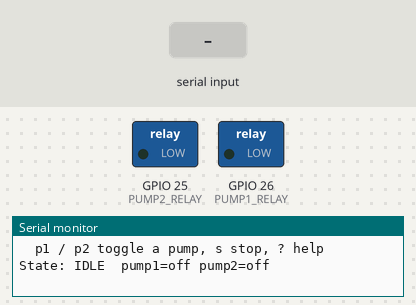
Recording of a sketch running on a simulated ESP32. Shown: switched loads named in the sketch (green lamp = pin HIGH), the last lines printed to the serial monitor. Inputs (shaded band) come from the test bench.

Above: at 1.7 s.
1.8 s: "p1\n" received over Serial
At 2.8 s:
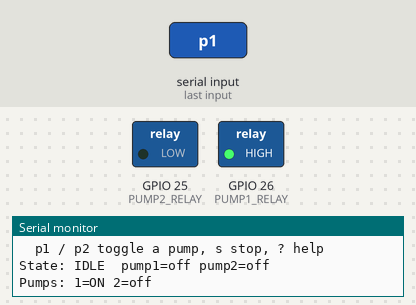
3.3 s: "p2\n" received over Serial
At 3.9 s:
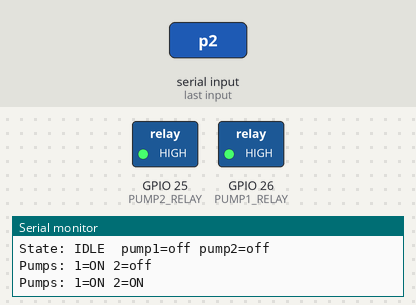
4.8 s: "p1\n" received over Serial
At 5.1 s:
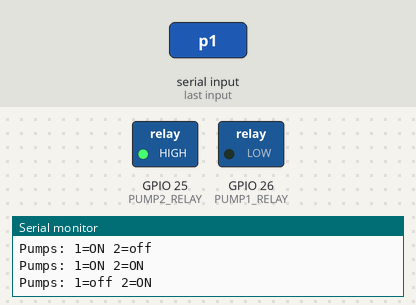
Timing chart, 0 to 7.8 s (numbered marks = the images above; inputs shaded):
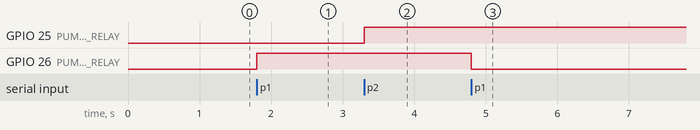

Measured:
- after the input at 1.8 s, GPIO 26 (PUMP1_RELAY): LOW → HIGH at once
- after the input at 3.3 s, GPIO 25 (PUMP2_RELAY): LOW → HIGH at once
- after the input at 4.8 s, GPIO 26 (PUMP1_RELAY): HIGH → LOW at once

The sketch:

serial_spray_test.ino
```cpp
/*
 * Wired spray test — no WiFi, no Blynk.
 *
 * Same spray rules as ai_nozzle_pumps, but the damage % is typed in the
 * Serial Monitor (115200 baud, line ending "Newline") instead of coming
 * from the app via Blynk V4.
 *
 * Commands:
 *   0–100   damage %  -> auto spray by the rules below
 *   p1      toggle pump 1 (manual)
 *   p2      toggle pump 2 (manual)
 *   s       stop everything
 *   ?       show rules and state
 *
 * Rules (keep in sync with ai_nozzle_pumps / AppConfig):
 *   < 15 %   no spray
 *   15–24 %  pump 1, 3 s        25–34 %  pump 1, 5 s
 *   35–49 %  pump 1 + 2, 7 s    >= 50 %  pump 1 + 2, 10 s
 */

/******************** RELAY PINS ********************/
#if CONFIG_IDF_TARGET_ESP32S3
#define PUMP1_RELAY 15
#define PUMP2_RELAY 16
#else
#define PUMP1_RELAY 26
#define PUMP2_RELAY 25
#endif

#define RELAY_ACTIVE_HIGH 1

#if RELAY_ACTIVE_HIGH
#define RELAY_ON  HIGH
#define RELAY_OFF LOW
#else
#define RELAY_ON  LOW
#define RELAY_OFF HIGH
#endif

/******************** SPRAY SETTINGS ********************/
#define SPRAY_MIN_DAMAGE   15
#define BOTH_PUMPS_DAMAGE  35

#define SPRAY_MS_MEDIUM    3000   // 15–24 %
#define SPRAY_MS_MEDIUM2   5000   // 25–34 %
#define SPRAY_MS_HIGH      7000   // 35–49 %
#define SPRAY_MS_SEVERE   10000   // ≥ 50 %

#define COOLDOWN_MS        5000
#define MANUAL_MAX_MS     60000

/******************** STATE ********************/
enum Mode { IDLE, AUTO_SPRAY, MANUAL };

Mode mode = IDLE;
unsigned long modeStart = 0;
unsigned long modeDuration = 0;
unsigned long lastSprayEnd = 0;
bool hasSprayed = false;
bool pump1On = false;
bool pump2On = false;
String line;

void setPumps(bool p1, bool p2) {
  pump1On = p1;
  pump2On = p2;
  digitalWrite(PUMP1_RELAY, p1 ? RELAY_ON : RELAY_OFF);
  digitalWrite(PUMP2_RELAY, p2 ? RELAY_ON : RELAY_OFF);
  Serial.printf("Pumps: 1=%s 2=%s\n", p1 ? "ON" : "off", p2 ? "ON" : "off");
}

void enterMode(Mode next, unsigned long durationMs) {
  mode = next;
  modeStart = millis();
  modeDuration = durationMs;
}

void stopAll() {
  if (mode == AUTO_SPRAY) {
    lastSprayEnd = millis();
    hasSprayed = true;
  }
  setPumps(false, false);
  enterMode(IDLE, 0);
}

unsigned long sprayDurationFor(int damage) {
  if (damage < 25) return SPRAY_MS_MEDIUM;
  if (damage < 35) return SPRAY_MS_MEDIUM2;
  if (damage < 50) return SPRAY_MS_HIGH;
  return SPRAY_MS_SEVERE;
}

void printHelp() {
  Serial.println("Type a damage % (0-100) and press Enter.");
  Serial.println("  <15 none | 15-24 P1 3s | 25-34 P1 5s | 35-49 P1+P2 7s | >=50 P1+P2 10s");
  Serial.println("  p1 / p2 toggle a pump, s stop, ? help");
  Serial.printf("State: %s  pump1=%s pump2=%s\n",
                mode == IDLE ? "IDLE" : mode == AUTO_SPRAY ? "AUTO_SPRAY" : "MANUAL",
                pump1On ? "ON" : "off", pump2On ? "ON" : "off");
}

void handleDamage(int damage) {
  Serial.printf("Damage received: %d%%\n", damage);

  if (damage < SPRAY_MIN_DAMAGE) {
    Serial.println("Below spray threshold - no spray");
    return;
  }
  if (mode != IDLE) {
    Serial.println("Pumps busy - ignoring");
    return;
  }
  if (hasSprayed && millis() - lastSprayEnd < COOLDOWN_MS) {
    Serial.printf("Cooldown - ignoring (%lu ms left)\n",
                  COOLDOWN_MS - (millis() - lastSprayEnd));
    return;
  }

  bool both = damage >= BOTH_PUMPS_DAMAGE;
  unsigned long duration = sprayDurationFor(damage);
  Serial.printf("===== AUTO SPRAY: %s for %lu ms =====\n",
                both ? "pump 1 + 2" : "pump 1", duration);
  setPumps(true, both);
  enterMode(AUTO_SPRAY, duration);
}

void toggleManual(int pump) {
  bool p1 = mode == MANUAL && pump1On;
  bool p2 = mode == MANUAL && pump2On;
  if (pump == 1) p1 = !p1; else p2 = !p2;
  setPumps(p1, p2);
  if (p1 || p2) enterMode(MANUAL, MANUAL_MAX_MS);
  else enterMode(IDLE, 0);
}

void handleLine(String cmd) {
  cmd.trim();
  cmd.toLowerCase();
  if (cmd.length() == 0) return;

  if (cmd == "s") { stopAll(); Serial.println("Stopped"); return; }
  if (cmd == "?") { printHelp(); return; }
  if (cmd == "p1") { toggleManual(1); return; }
  if (cmd == "p2") { toggleManual(2); return; }

  for (unsigned int i = 0; i < cmd.length(); i++) {
    if (!isDigit(cmd[i])) {
      Serial.printf("Unknown command \"%s\" - type ? for help\n", cmd.c_str());
      return;
    }
  }
  handleDamage(constrain(cmd.toInt(), 0, 100));
}

void setup() {
  // Set the OFF level before enabling the pins as outputs so the
  // relays don't click on at boot.
  digitalWrite(PUMP1_RELAY, RELAY_OFF);
  digitalWrite(PUMP2_RELAY, RELAY_OFF);
  pinMode(PUMP1_RELAY, OUTPUT);
  pinMode(PUMP2_RELAY, OUTPUT);

  Serial.begin(115200);
  delay(500);
  Serial.println("\n===== WIRED SPRAY TEST (no WiFi) =====");
  Serial.printf("Relay pins: pump1=GPIO%d pump2=GPIO%d\n", PUMP1_RELAY, PUMP2_RELAY);
  printHelp();
}

void loop() {
  while (Serial.available()) {
    char c = Serial.read();
    if (c == '\n' || c == '\r') {
      handleLine(line);
      line = "";
    } else if (line.length() < 16) {
      line += c;
    }
  }

  if (mode != IDLE && millis() - modeStart >= modeDuration) {
    Serial.println(mode == AUTO_SPRAY ? "===== SPRAY COMPLETE =====" : "Manual run timed out");
    stopAll();
  }
}
```
